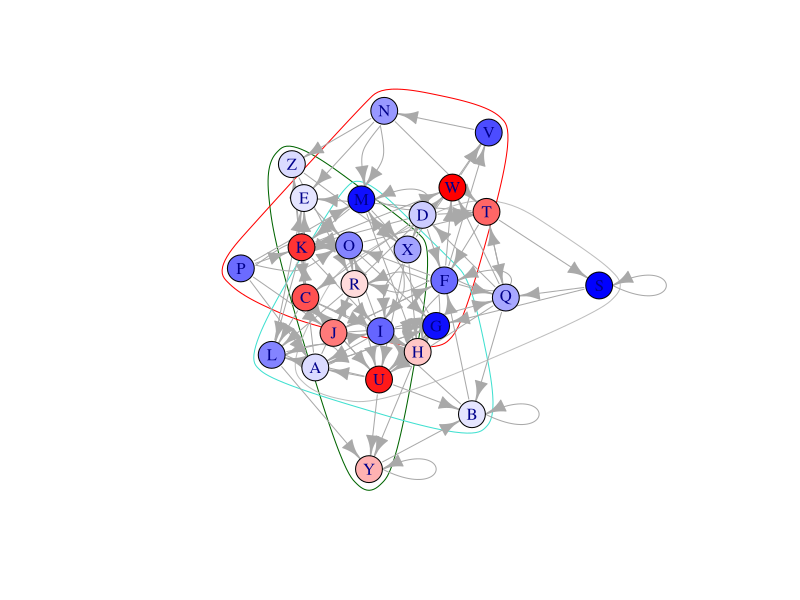
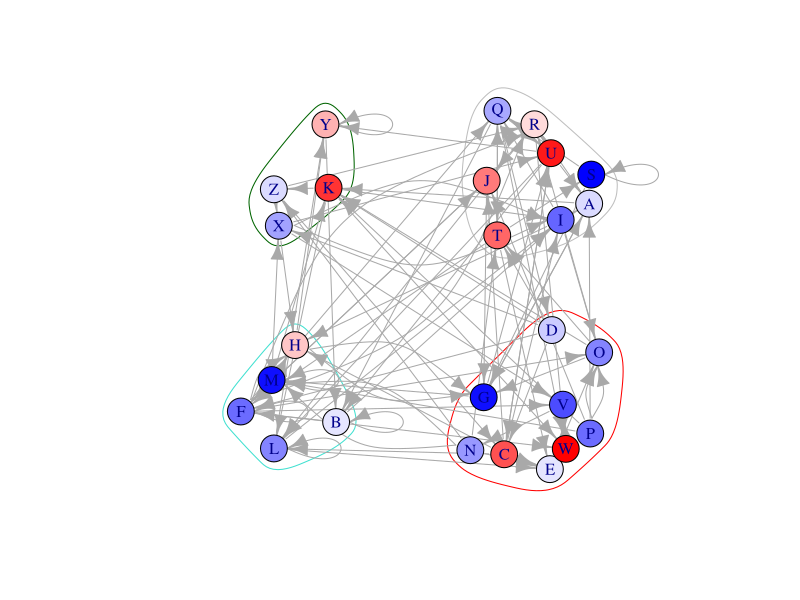

Write the R code that produced these figures, in order.
library(igraph)
library(tidyverse)


################## functions
# continuous colors
range01 <- function(x) {
    isPos <- x > 0
    pos <- c(0, x[isPos])
    neg <- c(0, x[!isPos])
    pos <- (pos - min(pos)) / (max(pos) - min(pos))
    neg <- (neg - min(neg)) / (max(neg) - min(neg))
    xx <- rep(-1, length(x))
    xx[isPos] <- pos[2:length(pos)] / 2 + 0.5
    xx[!isPos] <- neg[2:length(neg)] / 2
    return(xx)
}

getColor <- function(x, poscol = "red", midcol = "white", negcol = "blue") {
    pal <- colorRampPalette(c(poscol, midcol, negcol))(101)
    xx <- round(range01(x), 2) * 100 + 1 # added 1 as indexing from 0 does not work in R
    return(pal[xx])
}


########## main

adjlist = data.frame(node1 = sample(LETTERS, 100, replace = TRUE), 
        node2 = sample(LETTERS, 100, replace = TRUE), 
        weight = runif(100,-1,1))

lfcTab = data.frame(node = LETTERS, 
        lfc = runif(length(LETTERS),-5,5)) %>% 
        column_to_rownames('node')

moduleTab = data.frame(node = LETTERS, 
        mod = sample(c('turquoise','grey','red','darkgreen'), 
                length(LETTERS), replace = T) %>% as.factor()
        ) %>% 
        column_to_rownames('node')

g <- graph_from_data_frame(adjlist, directed = TRUE)
g = set_vertex_attr(g, "color", value = lfcTab[V(g),])

markgroups = moduleTab %>% rownames_to_column('node') %>%
        group_by(mod) %>% 
        group_map(function(x,i){return(x$node)})
names(markgroups) = moduleTab %>% rownames_to_column('node') %>%
        group_by(mod) %>% 
        group_map(function(x,i){ return(i %>% pull)}) %>% unlist()

V(g)$color <- getColor(V(g)$color)


plot(g, mark.groups = markgroups, mark.col = c(), mark.border = names(markgroups))

# using additional library
library(qgraph)

coords = moduleTab[V(g)$name,'mod'] %>% sapply( function(x){
        switch(as.character(x),
        turquoise = c(0,0),
        red = c(1,0),
        grey =c(1,1),
        darkgreen = c(0,1))
}) %>% t() %>% as.data.frame()

for(row in rownames(coords)){
        coords[row, 1] = coords[row, 1] + runif(1,-0.2,0.2)
        coords[row, 2] = coords[row, 2] + runif(1, -0.2, 0.2)
}

coords = coords %>% as.matrix

e <- as_edgelist(g, names = FALSE)
#  niter = 40, max.delta = 0.01 are the parameters that prevent the nodes from moving too far out
lo = qgraph.layout.fruchtermanreingold(e, vcount = vcount(g), init = coords, niter = 40, max.delta = 0.01)
pdf("/home/obaranov/GraphViz.pdf")
p = plot(g, layout = lo, mark.groups = markgroups, mark.col = c(), mark.border = names(markgroups))
dev.off()
